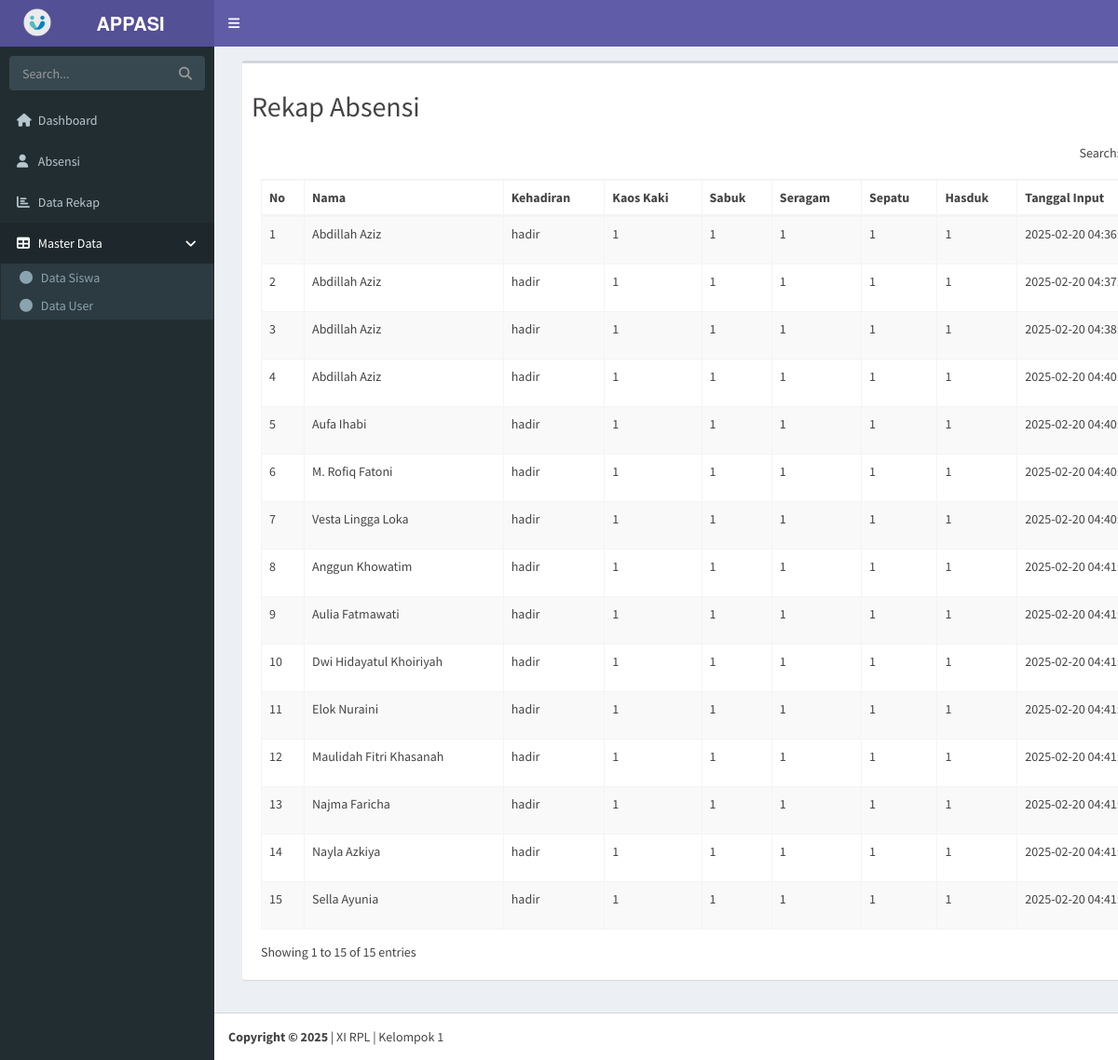
The page /index.php?hal=data-rekap (signed in) on the database its author committed.
### tables this page shows
CREATE TABLE IF NOT EXISTS `data_rekap` (
  `id` int NOT NULL AUTO_INCREMENT,
  `nama_siswa` varchar(100) DEFAULT NULL,
  `kehadiran` enum('hadir','alpa','izin') NOT NULL,
  `kaos_kaki` varchar(50) NOT NULL DEFAULT '',
  `sabuk` varchar(50) DEFAULT NULL,
  `seragam` varchar(50) DEFAULT NULL,
  `songkok` varchar(50) DEFAULT NULL,
  `sepatu` varchar(50) DEFAULT NULL,
  `hasduk` varchar(50) DEFAULT NULL,
  `atribut` text,
  `tanggal_input` timestamp NULL DEFAULT CURRENT_TIMESTAMP,
  PRIMARY KEY (`id`)
);

### content/data-rekap.php (the view, shortened to what this page needs)
<?php
$query = "SELECT * FROM data_rekap WHERE DATE(tanggal_input) = CURDATE()";
$result = mysqli_query($con, $query);
?>
<div class="container">
<div class="box">
<div class="box-header">
    <h2 class="mt-4">Rekap Absensi</h2>
    <div class="box-body">
    <table id="example2" class="table table-bordered table-striped">
        <thead>
            <tr>
            <tr>
                <th>No</th>
                <th>Nama</th>
                <th>Kehadiran</th>
                <th>Kaos Kaki</th>
                <th>Sabuk</th>
                <th>Seragam</th>
                <th>Sepatu</th>
                <th>Hasduk</th>
                <th>Tanggal Input</th>
            </tr>
            </tr>
        </thead>
        <tbody>
            <?php $no = 1;
            while ($row = $result->fetch_assoc()) {
                $nama = htmlspecialchars($row['nama_siswa'] ?? 'Tidak Ada Data');
                $kehadiran = htmlspecialchars($row['kehadiran'] ?? '-')
                ?>
                <tr>
                    <td><?= $no++; ?></td>
                    <td><?= $nama; ?>
                    </td>
                    <td><?= $kehadiran; ?></td>
                    <td><?= htmlspecialchars($row['kaos_kaki'] ?? '-'); ?></td>
                    <td><?= htmlspecialchars($row['sabuk'] ?? '-'); ?></td>
                    <td><?= htmlspecialchars($row['seragam'] ?? '-'); ?></td>
                    <td><?= htmlspecialchars($row['sepatu'] ?? '-'); ?></td>
                    <td><?= htmlspecialchars($row['hasduk'] ?? '-'); ?></td>
                    <td><?=htmlspecialchars($row['tanggal_input'] ?? '-')?></td>
                </tr>
            <?php
            }
?>
        </tbody>
    </table>
    </div>
        </div>
        </div>
</div>

### index.php (shortened to what this page needs)
<?php
if (empty($_SESSION['username']) OR empty($_SESSION['password'])) {
    echo "<meta http-equiv='refresh' content='0, url=landing.php'>";
}else{
?>
<!DOCTYPE html>
<html>
<head>
   <?php include "parts/head.php"?>
</head>
<body class="hold-transition skin-purple sidebar-mini">
<div class="wrapper">
  <header class="main-header">
    <?php include "parts/header.php" ?>
  </header>
  <aside class="main-sidebar">
    <?php include "parts/sidebar.php" ?>
  </aside>
  <div class="content-wrapper">
    <section class="content container-fluid">
      <section class="main">
        <?php include "konten.php" ?>
      </section>
    </section>
  </div>
  <footer class="main-footer">
    <?php include "parts/footer.php" ?>
   </footer>
    </div>
     <?php
}
     ?>
</body>
</html>

### parts/head.php (shortened to what this page needs)
<link rel="stylesheet" href="bower_components/bootstrap/dist/css/bootstrap.min.css">
<link rel="stylesheet" href="bower_components/font-awesome/css/font-awesome.min.css">
<link rel="stylesheet" href="bower_components/Ionicons/css/ionicons.min.css">
<link rel="stylesheet" href="dist/css/AdminLTE.min.css">
  <link rel="stylesheet" href="bower_components/datatables.net-bs/css/dataTables.bootstrap.min.css">
<link rel="stylesheet" href="dist/css/skins/skin-purple.min.css">
<link href="https://cdnjs.cloudflare.com/ajax/libs/font-awesome/6.4.2/css/all.min.css" rel="stylesheet">

### parts/header.php (shortened to what this page needs)
<a href="index2.html" class="logo">
  <span class="logo-lg brandlogo-image"><img src="dist/img/logo11.png"></img></span>
  <span class="logo-lg"><b>APPASI</b></img></span>
</a>
<nav class="navbar navbar-static-top" role="navigation">
  <a href="#" class="sidebar-toggle" data-toggle="push-menu" role="button">
  </a>
</nav>

### parts/sidebar.php (shortened to what this page needs)
<aside class="main-sidebar">
    <section class="sidebar" style='height: auto;'>
      <form action="#" method="get" class="sidebar-form">
        <div class="input-group">
          <input type="text" name="q" class="form-control" placeholder="Search...">
          <span class="input-group-btn">
              <button type="submit" name="search" id="search-btn" class="btn btn-flat"><i class="fa fa-search"></i>
              </button>
            </span>
        </div>
      </form>
      <ul class="sidebar-menu" data-widget="tree">
        <li><a href="?hal=dashboard"><i class="fa fa-home"></i> <span>Dashboard</span></a></li>
        <li><a href="?hal=data-absen"><i class="fa fa-user"></i> <span>Absensi</span></a></li>
        <li><a href="?hal=data-rekap"><i class="fa fa-chart-bar"></i> <span>Data Rekap</span></a></li>
        <li class="treeview menu-open" style="height: auto;">
          <a href="#">
            <i class="fa fa-table"></i> <span>Master Data</span>
            <span class="pull-right-container">
              <i class="fa fa-angle-left pull-right"></i>
            </span>
          </a>
          <ul class="treeview-menu" style="display: block;">
            <li><a href="?hal=data-siswa"><i class="fa fa-circle-o"></i> Data Siswa</a></li>
            <li><a href="?hal=data-user"><i class="fa fa-circle-o"></i> Data User</a></li>
          </ul>
        </li>
      </ul>
    </section>
    </aside>

### konten.php
<?php
    $halaman = [
        "dashboard",
        "data-absen",
        "data-user",
        "data-absen-insert",
        "data-rekap",
        "data-rekap-hapus",
        "pengaturan",
        "tambah-user",
        "user-insert",
        "user-update",
        "data-admin",
        "data-siswa",
        "tambah-siswa",
        "siswa-insert",
        "edit-siswa",
        "edit-user",
        "siswa-hapus",
        "siswa-update",
        "siswa-hapus",
        "masukan",
        "xaklpa",
        "xaklpi",
        "xpplgpa",
        "xpplgpi",
        "xirplpa",
        "xirplpi",
        "xilpspa",
        "xilpspi",
        "presensi"
    ];
    if (isset($_GET['hal'])) {
        $hal = $_GET['hal'];
    }else{
        $hal = 'dashboard';
    }
    foreach($halaman as $h) {
        if ($hal == $h) {
            include "content/$h.php";
            break;
        }
    }
?>

### parts/footer.php (shortened to what this page needs)
<strong>Copyright &copy; 2025 </strong>| XI RPL | Kelompok 1

### rows shown on the page
data_rekap: nama_siswa "Abdillah Aziz", kehadiran "hadir", kaos_kaki "1", sabuk "1", seragam "1", sepatu "1", hasduk "1", tanggal_input "2025-02-20…"
data_rekap: nama_siswa "Abdillah Aziz", kehadiran "hadir", kaos_kaki "1", sabuk "1", seragam "1", sepatu "1", hasduk "1", tanggal_input "2025-02-20…"
data_rekap: nama_siswa "Abdillah Aziz", kehadiran "hadir", kaos_kaki "1", sabuk "1", seragam "1", sepatu "1", hasduk "1", tanggal_input "2025-02-20…"
data_rekap: nama_siswa "Abdillah Aziz", kehadiran "hadir", kaos_kaki "1", sabuk "1", seragam "1", sepatu "1", hasduk "1", tanggal_input "2025-02-20…"
data_rekap: nama_siswa "Aufa Ihabi", kehadiran "hadir", kaos_kaki "1", sabuk "1", seragam "1", sepatu "1", hasduk "1", tanggal_input "2025-02-20…"
data_rekap: nama_siswa "M. Rofiq Fatoni", kehadiran "hadir", kaos_kaki "1", sabuk "1", seragam "1", sepatu "1", hasduk "1", tanggal_input "2025-02-20…"
data_rekap: nama_siswa "Vesta Lingga Loka", kehadiran "hadir", kaos_kaki "1", sabuk "1", seragam "1", sepatu "1", hasduk "1", tanggal_input "2025-02-20…"
data_rekap: nama_siswa "Anggun Khowatim", kehadiran "hadir", kaos_kaki "1", sabuk "1", seragam "1", sepatu "1", hasduk "1", tanggal_input "2025-02-20…"
data_rekap: nama_siswa "Aulia Fatmawati", kehadiran "hadir", kaos_kaki "1", sabuk "1", seragam "1", sepatu "1", hasduk "1", tanggal_input "2025-02-20…"
data_rekap: nama_siswa "Dwi Hidayatul Khoiriyah", kehadiran "hadir", kaos_kaki "1", sabuk "1", seragam "1", sepatu "1", hasduk "1", tanggal_input "2025-02-20…"
data_rekap: nama_siswa "Elok Nuraini", kehadiran "hadir", kaos_kaki "1", sabuk "1", seragam "1", sepatu "1", hasduk "1", tanggal_input "2025-02-20…"
data_rekap: nama_siswa "Maulidah Fitri Khasanah", kehadiran "hadir", kaos_kaki "1", sabuk "1", seragam "1", sepatu "1", hasduk "1", tanggal_input "2025-02-20…"
data_rekap: nama_siswa "Najma Faricha", kehadiran "hadir", kaos_kaki "1", sabuk "1", seragam "1", sepatu "1", hasduk "1", tanggal_input "2025-02-20…"
data_rekap: nama_siswa "Nayla Azkiya", kehadiran "hadir", kaos_kaki "1", sabuk "1", seragam "1", sepatu "1", hasduk "1", tanggal_input "2025-02-20…"
data_rekap: nama_siswa "Sella Ayunia", kehadiran "hadir", kaos_kaki "1", sabuk "1", seragam "1", sepatu "1", hasduk "1", tanggal_input "2025-02-20…"
